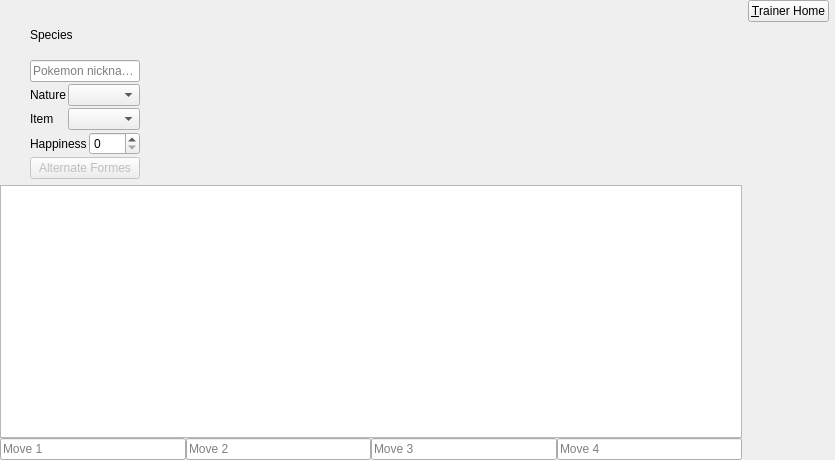
<?xml version="1.0" encoding="UTF-8"?>
<ui version="4.0">
 <class>PokeEdit</class>
 <widget class="QWidget" name="PokeEdit">
  <property name="geometry">
   <rect>
    <x>0</x>
    <y>0</y>
    <width>835</width>
    <height>460</height>
   </rect>
  </property>
  <property name="windowTitle">
   <string>Form</string>
  </property>
  <layout class="QGridLayout" name="gridLayout_2" columnstretch="0,0,100,0,0,0,0">
   <property name="margin">
    <number>0</number>
   </property>
   <item row="0" column="3" colspan="3">
    <widget class="QPushButton" name="done">
     <property name="sizePolicy">
      <sizepolicy hsizetype="Fixed" vsizetype="Fixed">
       <horstretch>0</horstretch>
       <verstretch>0</verstretch>
      </sizepolicy>
     </property>
     <property name="text">
      <string>&amp;Trainer Home</string>
     </property>
    </widget>
   </item>
   <item row="1" column="0">
    <widget class="QToolButton" name="pokemonFrame">
     <property name="autoRaise">
      <bool>true</bool>
     </property>
     <layout class="QGridLayout">
      <property name="margin">
       <number>0</number>
      </property>
      <item row="0" column="0">
       <widget class="QLabel" name="pokemonSprite">
        <property name="focusPolicy">
         <enum>Qt::TabFocus</enum>
        </property>
        <property name="text">
         <string/>
        </property>
        <property name="alignment">
         <set>Qt::AlignCenter</set>
        </property>
       </widget>
      </item>
      <item row="0" column="0">
       <widget class="QLabel" name="itemSprite">
        <property name="focusPolicy">
         <enum>Qt::TabFocus</enum>
        </property>
        <property name="text">
         <string/>
        </property>
        <property name="alignment">
         <set>Qt::AlignBottom|Qt::AlignRight|Qt::AlignTrailing</set>
        </property>
       </widget>
      </item>
     </layout>
    </widget>
   </item>
   <item row="3" column="0" colspan="3">
    <layout class="QGridLayout" name="gridLayout_3">
     <property name="spacing">
      <number>0</number>
     </property>
     <item row="0" column="0" colspan="4">
      <widget class="QTableView" name="moveChoice">
       <property name="focusPolicy">
        <enum>Qt::NoFocus</enum>
       </property>
       <property name="selectionMode">
        <enum>QAbstractItemView::SingleSelection</enum>
       </property>
       <property name="selectionBehavior">
        <enum>QAbstractItemView::SelectRows</enum>
       </property>
       <property name="showGrid">
        <bool>false</bool>
       </property>
       <property name="sortingEnabled">
        <bool>true</bool>
       </property>
       <attribute name="horizontalHeaderShowSortIndicator" stdset="0">
        <bool>true</bool>
       </attribute>
       <attribute name="horizontalHeaderStretchLastSection">
        <bool>true</bool>
       </attribute>
       <attribute name="verticalHeaderVisible">
        <bool>false</bool>
       </attribute>
       <attribute name="verticalHeaderDefaultSectionSize">
        <number>22</number>
       </attribute>
      </widget>
     </item>
     <item row="1" column="0">
      <widget class="QLineEdit" name="move1">
       <property name="placeholderText">
        <string>Move 1</string>
       </property>
      </widget>
     </item>
     <item row="1" column="1">
      <widget class="QLineEdit" name="move2">
       <property name="placeholderText">
        <string>Move 2</string>
       </property>
      </widget>
     </item>
     <item row="1" column="2">
      <widget class="QLineEdit" name="move3">
       <property name="placeholderText">
        <string>Move 3</string>
       </property>
      </widget>
     </item>
     <item row="1" column="3">
      <widget class="QLineEdit" name="move4">
       <property name="placeholderText">
        <string>Move 4</string>
       </property>
      </widget>
     </item>
    </layout>
   </item>
   <item row="3" column="3" colspan="4">
    <widget class="IvBox" name="ivbox" native="true"/>
   </item>
   <item row="0" column="6" rowspan="2">
    <widget class="PokeLevelSettings" name="levelSettings"/>
   </item>
   <item row="1" column="2" colspan="4">
    <widget class="EvBox" name="evbox" native="true"/>
   </item>
   <item row="1" column="1">
    <layout class="QVBoxLayout" name="verticalLayout">
     <property name="spacing">
      <number>2</number>
     </property>
     <item>
      <layout class="QHBoxLayout" name="horizontalLayout_2">
       <item>
        <widget class="QLabel" name="speciesLabel">
         <property name="text">
          <string>Species</string>
         </property>
        </widget>
       </item>
       <item>
        <widget class="QLabel" name="genderSprite">
         <property name="text">
          <string/>
         </property>
         <property name="alignment">
          <set>Qt::AlignRight|Qt::AlignTrailing|Qt::AlignVCenter</set>
         </property>
        </widget>
       </item>
      </layout>
     </item>
     <item>
      <layout class="QHBoxLayout" name="horizontalLayout">
       <item>
        <widget class="QLabel" name="type1">
         <property name="text">
          <string/>
         </property>
         <property name="alignment">
          <set>Qt::AlignCenter</set>
         </property>
        </widget>
       </item>
       <item>
        <widget class="QLabel" name="type2">
         <property name="text">
          <string/>
         </property>
         <property name="alignment">
          <set>Qt::AlignCenter</set>
         </property>
        </widget>
       </item>
      </layout>
     </item>
     <item>
      <widget class="QLineEdit" name="nickname">
       <property name="text">
        <string/>
       </property>
       <property name="placeholderText">
        <string>Pokemon nickname</string>
       </property>
      </widget>
     </item>
     <item>
      <layout class="QHBoxLayout" name="horizontalLayout_3">
       <item>
        <widget class="QLabel" name="natureLabel">
         <property name="text">
          <string>Nature</string>
         </property>
        </widget>
       </item>
       <item>
        <widget class="QComboBox" name="nature"/>
       </item>
      </layout>
     </item>
     <item>
      <layout class="QHBoxLayout" name="horizontalLayout_4">
       <item>
        <widget class="QLabel" name="itemLabel">
         <property name="text">
          <string>Item</string>
         </property>
        </widget>
       </item>
       <item>
        <widget class="QComboBox" name="item"/>
       </item>
      </layout>
     </item>
     <item>
      <layout class="QHBoxLayout" name="horizontalLayout_5">
       <item>
        <widget class="QLabel" name="happinessLabel">
         <property name="text">
          <string>Happiness</string>
         </property>
        </widget>
       </item>
       <item>
        <widget class="QSpinBox" name="happiness">
         <property name="maximum">
          <number>255</number>
         </property>
        </widget>
       </item>
      </layout>
     </item>
     <item>
      <widget class="QPushButton" name="altForme">
       <property name="enabled">
        <bool>false</bool>
       </property>
       <property name="text">
        <string>Alternate Formes</string>
       </property>
      </widget>
     </item>
    </layout>
   </item>
  </layout>
 </widget>
 <customwidgets>
  <customwidget>
   <class>EvBox</class>
   <extends>QWidget</extends>
   <header>Teambuilder/evbox.h</header>
   <container>1</container>
  </customwidget>
  <customwidget>
   <class>PokeLevelSettings</class>
   <extends>QFrame</extends>
   <header>Teambuilder/pokelevelsettings.h</header>
   <container>1</container>
  </customwidget>
  <customwidget>
   <class>IvBox</class>
   <extends>QWidget</extends>
   <header>Teambuilder/ivbox.h</header>
   <container>1</container>
  </customwidget>
 </customwidgets>
 <tabstops>
  <tabstop>done</tabstop>
  <tabstop>pokemonFrame</tabstop>
  <tabstop>pokemonSprite</tabstop>
  <tabstop>itemSprite</tabstop>
  <tabstop>nickname</tabstop>
  <tabstop>nature</tabstop>
  <tabstop>item</tabstop>
  <tabstop>happiness</tabstop>
  <tabstop>altForme</tabstop>
  <tabstop>move1</tabstop>
  <tabstop>move2</tabstop>
  <tabstop>move3</tabstop>
  <tabstop>move4</tabstop>
 </tabstops>
 <resources/>
 <connections>
  <connection>
   <sender>move1</sender>
   <signal>customContextMenuRequested(QPoint)</signal>
   <receiver>move1</receiver>
   <slot>selectAll()</slot>
   <hints>
    <hint type="sourcelabel">
     <x>121</x>
     <y>447</y>
    </hint>
    <hint type="destinationlabel">
     <x>149</x>
     <y>442</y>
    </hint>
   </hints>
  </connection>
  <connection>
   <sender>move2</sender>
   <signal>customContextMenuRequested(QPoint)</signal>
   <receiver>move2</receiver>
   <slot>selectAll()</slot>
   <hints>
    <hint type="sourcelabel">
     <x>265</x>
     <y>440</y>
    </hint>
    <hint type="destinationlabel">
     <x>331</x>
     <y>444</y>
    </hint>
   </hints>
  </connection>
  <connection>
   <sender>move3</sender>
   <signal>customContextMenuRequested(QPoint)</signal>
   <receiver>move3</receiver>
   <slot>selectAll()</slot>
   <hints>
    <hint type="sourcelabel">
     <x>463</x>
     <y>443</y>
    </hint>
    <hint type="destinationlabel">
     <x>526</x>
     <y>447</y>
    </hint>
   </hints>
  </connection>
  <connection>
   <sender>move4</sender>
   <signal>customContextMenuRequested(QPoint)</signal>
   <receiver>move4</receiver>
   <slot>selectAll()</slot>
   <hints>
    <hint type="sourcelabel">
     <x>648</x>
     <y>447</y>
    </hint>
    <hint type="destinationlabel">
     <x>744</x>
     <y>446</y>
    </hint>
   </hints>
  </connection>
 </connections>
</ui>
